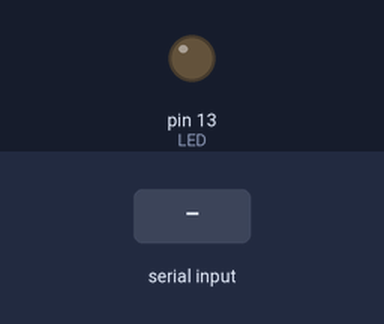
The sketch below on a simulated Arduino Uno, built with avr-gcc and run on an emulated ATmega328P. Shown: output pins drawn as LEDs (lit = HIGH). The test bench sets the inputs (shaded band).

Above: at 1.2 s.
1.3 s: "a" received over Serial
At 1.8 s:
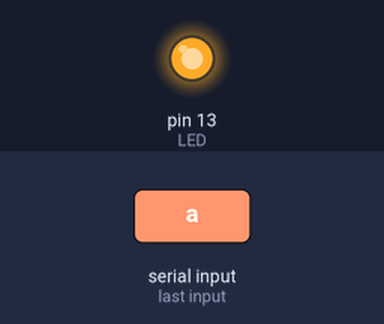
2.8 s: "b" received over Serial
At 4.2 s:
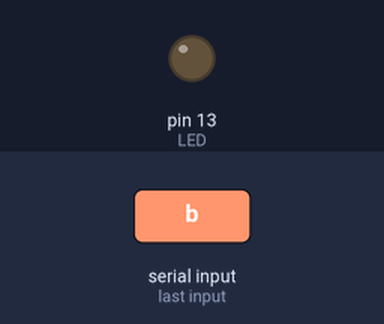
Timing chart, 0 to 5.8 s (numbered marks = the images above; inputs shaded):
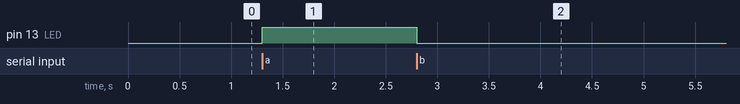

Measured:
- after the input at 1.3 s, pin 13 (LED): LOW → HIGH at once
- after the input at 2.8 s, pin 13 (LED): HIGH → LOW at once

The sketch:

ComunicacionSerial.ino
```cpp
//Comunicación Serial
int LED = 13;
char data;
void setup() {
  //Estableciendo la velocidad de la comunicación
 Serial.begin(9600);
  pinMode(LED,OUTPUT);

}

void loop() {

//  digitalWrite(LED,HIGH);
  // put your main code here, to run repeatedly:
  data = Serial.read();
  switch(data)
  {
    case 'a':
    digitalWrite(LED,HIGH);
    break;
    case 'b':
    digitalWrite(LED,LOW);
    break;
  }
}
```
